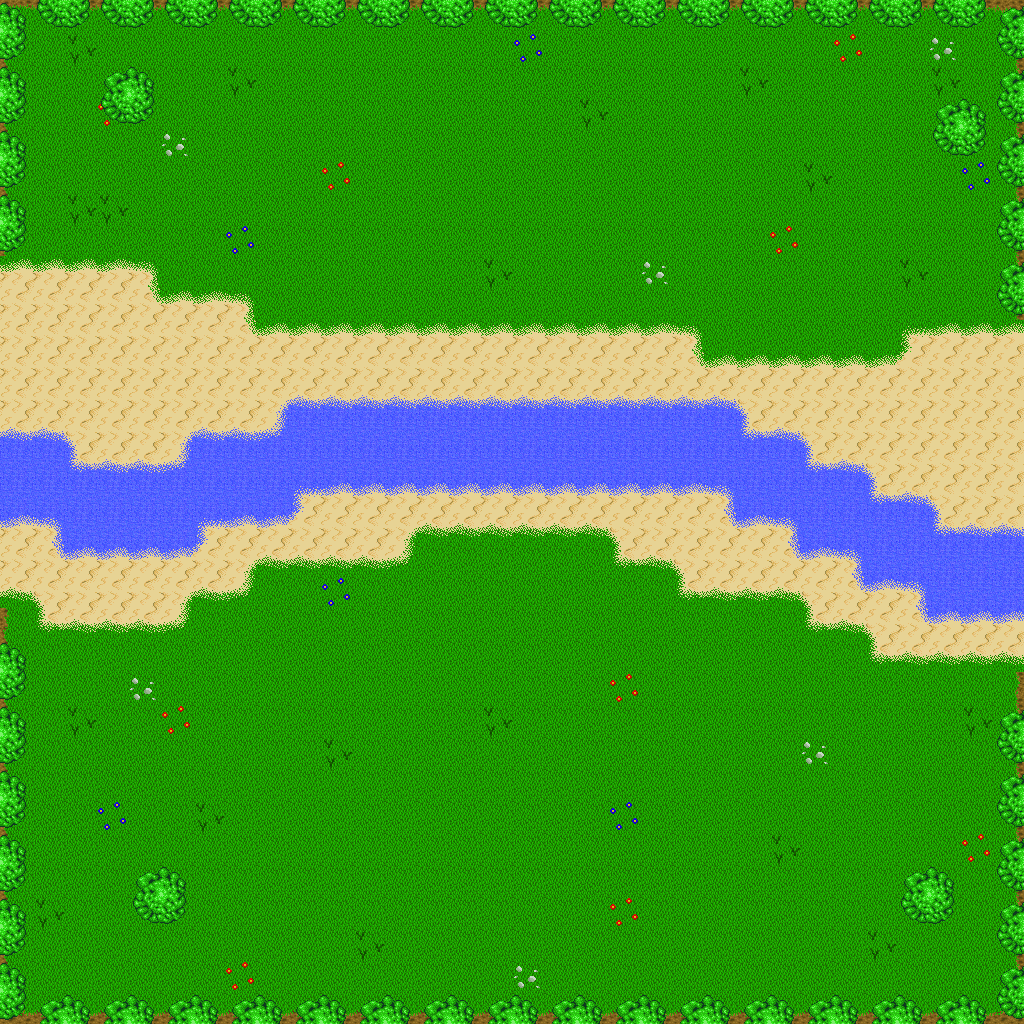

Below is a game level as drawn by its tile map, then a one-line description and the .tmx that defines it (tile-layer data replaced by summaries):
An orthogonal 32x32 tile map with 32x32 px tiles, 4 tile layers (ground, ground2, tree1, collision).

<map version="1.0" orientation="orthogonal" width="32" height="32" tilewidth="32" tileheight="32">
 <tileset firstgid="1" name="environment" tilewidth="32" tileheight="32">
  <image source="tilesets/environment.png" width="512" height="512" />
 </tileset>
 <layer name="ground" width="32" height="32">
  <data>[1024 cells, 330 non-empty, 3 distinct tile ids]</data>
 </layer>
 <layer name="ground2" width="32" height="32">
  <data>[1024 cells, 960 non-empty, 24 distinct tile ids]</data>
 </layer>
 <layer name="tree1" width="32" height="32">
  <data>[1024 cells, 116 non-empty, 4 distinct tile ids]</data>
 </layer>
 <layer name="collision" width="32" height="32" opacity="0">
  <data>[1024 cells, 180 non-empty, 1 distinct tile ids]</data>
 </layer>
</map>